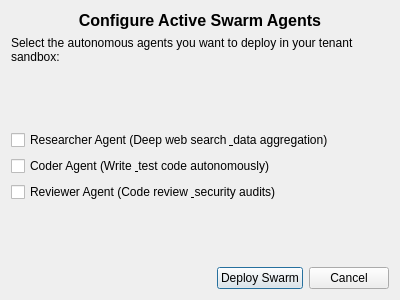
<?xml version="1.0" encoding="UTF-8"?>
<ui version="4.0">
 <class>SwarmConfigDialog</class>
 <widget class="QDialog" name="SwarmConfigDialog">
  <property name="geometry">
   <rect>
    <x>0</x>
    <y>0</y>
    <width>400</width>
    <height>300</height>
   </rect>
  </property>
  <property name="windowTitle">
   <string>Multi-Agent Swarm Configuration</string>
  </property>
  <layout class="QVBoxLayout" name="verticalLayout">
   <item>
    <widget class="QLabel" name="label">
     <property name="font">
      <font>
       <pointsize>12</pointsize>
       <weight>75</weight>
       <bold>true</bold>
      </font>
     </property>
     <property name="text">
      <string>Configure Active Swarm Agents</string>
     </property>
     <property name="alignment">
      <set>Qt::AlignCenter</set>
     </property>
    </widget>
   </item>
   <item>
    <widget class="QLabel" name="label_2">
     <property name="text">
      <string>Select the autonomous agents you want to deploy in your tenant sandbox:</string>
     </property>
     <property name="wordWrap">
      <bool>true</bool>
     </property>
    </widget>
   </item>
   <item>
    <spacer name="verticalSpacer">
     <property name="orientation">
      <enum>Qt::Vertical</enum>
     </property>
     <property name="sizeHint" stdset="0">
      <size>
       <width>20</width>
       <height>10</height>
      </size>
     </property>
    </spacer>
   </item>
   <item>
    <widget class="QCheckBox" name="chk_researcher">
     <property name="text">
      <string>Researcher Agent (Deep web search &amp; data aggregation)</string>
     </property>
    </widget>
   </item>
   <item>
    <widget class="QCheckBox" name="chk_coder">
     <property name="text">
      <string>Coder Agent (Write &amp; test code autonomously)</string>
     </property>
    </widget>
   </item>
   <item>
    <widget class="QCheckBox" name="chk_reviewer">
     <property name="text">
      <string>Reviewer Agent (Code review &amp; security audits)</string>
     </property>
    </widget>
   </item>
   <item>
    <spacer name="verticalSpacer_2">
     <property name="orientation">
      <enum>Qt::Vertical</enum>
     </property>
     <property name="sizeHint" stdset="0">
      <size>
       <width>20</width>
       <height>20</height>
      </size>
     </property>
    </spacer>
   </item>
   <item>
    <layout class="QHBoxLayout" name="horizontalLayout">
     <item>
      <spacer name="horizontalSpacer">
       <property name="orientation">
        <enum>Qt::Horizontal</enum>
       </property>
       <property name="sizeHint" stdset="0">
        <size>
         <width>40</width>
         <height>20</height>
        </size>
       </property>
      </spacer>
     </item>
     <item>
      <widget class="QPushButton" name="btn_start_swarm">
       <property name="text">
        <string>Deploy Swarm</string>
       </property>
      </widget>
     </item>
     <item>
      <widget class="QPushButton" name="btn_cancel">
       <property name="text">
        <string>Cancel</string>
       </property>
      </widget>
     </item>
    </layout>
   </item>
  </layout>
 </widget>
 <resources/>
 <connections>
  <connection>
   <sender>btn_cancel</sender>
   <signal>clicked()</signal>
   <receiver>SwarmConfigDialog</receiver>
   <slot>reject()</slot>
   <hints>
    <hint type="sourcelabel">
     <x>316</x>
     <y>260</y>
    </hint>
    <hint type="destinationlabel">
     <x>286</x>
     <y>274</y>
    </hint>
   </hints>
  </connection>
  <connection>
   <sender>btn_start_swarm</sender>
   <signal>clicked()</signal>
   <receiver>SwarmConfigDialog</receiver>
   <slot>accept()</slot>
   <hints>
    <hint type="sourcelabel">
     <x>225</x>
     <y>260</y>
    </hint>
    <hint type="destinationlabel">
     <x>225</x>
     <y>274</y>
    </hint>
   </hints>
  </connection>
 </connections>
</ui>
